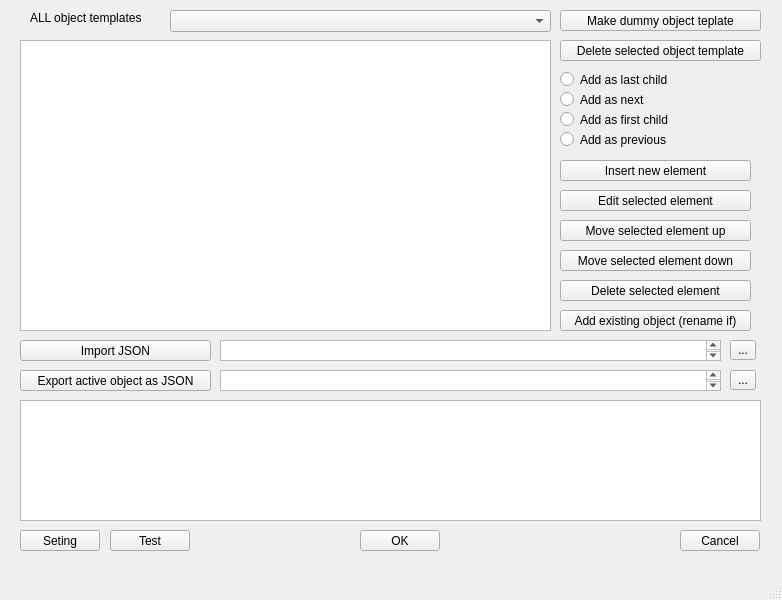
<?xml version="1.0" encoding="UTF-8"?>
<ui version="4.0">
 <class>JSON</class>
 <widget class="QMainWindow" name="JSON">
  <property name="geometry">
   <rect>
    <x>0</x>
    <y>0</y>
    <width>782</width>
    <height>600</height>
   </rect>
  </property>
  <property name="windowTitle">
   <string>JSON</string>
  </property>
  <widget class="QWidget" name="centralwidget">
   <widget class="QListView" name="listView">
    <property name="geometry">
     <rect>
      <x>20</x>
      <y>40</y>
      <width>531</width>
      <height>291</height>
     </rect>
    </property>
   </widget>
   <widget class="QLabel" name="label">
    <property name="geometry">
     <rect>
      <x>30</x>
      <y>10</y>
      <width>141</width>
      <height>16</height>
     </rect>
    </property>
    <property name="text">
     <string>ALL object templates</string>
    </property>
   </widget>
   <widget class="QListView" name="listView_2">
    <property name="geometry">
     <rect>
      <x>20</x>
      <y>400</y>
      <width>741</width>
      <height>121</height>
     </rect>
    </property>
   </widget>
   <widget class="QPushButton" name="pushButton">
    <property name="geometry">
     <rect>
      <x>560</x>
      <y>10</y>
      <width>201</width>
      <height>21</height>
     </rect>
    </property>
    <property name="text">
     <string>Make dummy object teplate</string>
    </property>
   </widget>
   <widget class="QPushButton" name="pushButton_2">
    <property name="geometry">
     <rect>
      <x>560</x>
      <y>40</y>
      <width>201</width>
      <height>21</height>
     </rect>
    </property>
    <property name="text">
     <string>Delete selected object template</string>
    </property>
   </widget>
   <widget class="QPushButton" name="pushButton_3">
    <property name="geometry">
     <rect>
      <x>560</x>
      <y>160</y>
      <width>191</width>
      <height>21</height>
     </rect>
    </property>
    <property name="text">
     <string>Insert new element</string>
    </property>
   </widget>
   <widget class="QPushButton" name="pushButton_4">
    <property name="geometry">
     <rect>
      <x>560</x>
      <y>190</y>
      <width>191</width>
      <height>21</height>
     </rect>
    </property>
    <property name="text">
     <string>Edit selected element</string>
    </property>
   </widget>
   <widget class="QPushButton" name="pushButton_5">
    <property name="geometry">
     <rect>
      <x>560</x>
      <y>220</y>
      <width>191</width>
      <height>21</height>
     </rect>
    </property>
    <property name="text">
     <string>Move selected element up</string>
    </property>
   </widget>
   <widget class="QPushButton" name="pushButton_6">
    <property name="geometry">
     <rect>
      <x>560</x>
      <y>250</y>
      <width>191</width>
      <height>21</height>
     </rect>
    </property>
    <property name="text">
     <string>Move selected element down</string>
    </property>
   </widget>
   <widget class="QPushButton" name="pushButton_7">
    <property name="geometry">
     <rect>
      <x>560</x>
      <y>280</y>
      <width>191</width>
      <height>21</height>
     </rect>
    </property>
    <property name="text">
     <string>Delete selected element</string>
    </property>
   </widget>
   <widget class="QPushButton" name="pushButton_8">
    <property name="geometry">
     <rect>
      <x>560</x>
      <y>310</y>
      <width>191</width>
      <height>21</height>
     </rect>
    </property>
    <property name="text">
     <string>Add existing object (rename if)</string>
    </property>
   </widget>
   <widget class="QPushButton" name="pushButton_9">
    <property name="geometry">
     <rect>
      <x>20</x>
      <y>340</y>
      <width>191</width>
      <height>21</height>
     </rect>
    </property>
    <property name="text">
     <string>Import JSON</string>
    </property>
   </widget>
   <widget class="QPushButton" name="pushButton_10">
    <property name="geometry">
     <rect>
      <x>20</x>
      <y>370</y>
      <width>191</width>
      <height>21</height>
     </rect>
    </property>
    <property name="text">
     <string>Export active object as JSON</string>
    </property>
   </widget>
   <widget class="QPushButton" name="pushButton_11">
    <property name="geometry">
     <rect>
      <x>20</x>
      <y>530</y>
      <width>80</width>
      <height>21</height>
     </rect>
    </property>
    <property name="text">
     <string>Seting</string>
    </property>
   </widget>
   <widget class="QPushButton" name="pushButton_12">
    <property name="geometry">
     <rect>
      <x>110</x>
      <y>530</y>
      <width>80</width>
      <height>21</height>
     </rect>
    </property>
    <property name="text">
     <string>Test</string>
    </property>
   </widget>
   <widget class="QPushButton" name="pushButton_13">
    <property name="geometry">
     <rect>
      <x>360</x>
      <y>530</y>
      <width>80</width>
      <height>21</height>
     </rect>
    </property>
    <property name="text">
     <string>OK</string>
    </property>
   </widget>
   <widget class="QComboBox" name="comboBox">
    <property name="geometry">
     <rect>
      <x>170</x>
      <y>10</y>
      <width>381</width>
      <height>22</height>
     </rect>
    </property>
   </widget>
   <widget class="QPushButton" name="pushButton_14">
    <property name="geometry">
     <rect>
      <x>680</x>
      <y>530</y>
      <width>80</width>
      <height>21</height>
     </rect>
    </property>
    <property name="text">
     <string>Cancel</string>
    </property>
   </widget>
   <widget class="QRadioButton" name="radioButton">
    <property name="geometry">
     <rect>
      <x>560</x>
      <y>70</y>
      <width>151</width>
      <height>19</height>
     </rect>
    </property>
    <property name="text">
     <string>Add as last child</string>
    </property>
   </widget>
   <widget class="QRadioButton" name="radioButton_2">
    <property name="geometry">
     <rect>
      <x>560</x>
      <y>90</y>
      <width>84</width>
      <height>19</height>
     </rect>
    </property>
    <property name="text">
     <string>Add as next</string>
    </property>
   </widget>
   <widget class="QRadioButton" name="radioButton_3">
    <property name="geometry">
     <rect>
      <x>560</x>
      <y>110</y>
      <width>131</width>
      <height>19</height>
     </rect>
    </property>
    <property name="text">
     <string>Add as first child</string>
    </property>
   </widget>
   <widget class="QRadioButton" name="radioButton_4">
    <property name="geometry">
     <rect>
      <x>560</x>
      <y>130</y>
      <width>111</width>
      <height>19</height>
     </rect>
    </property>
    <property name="text">
     <string>Add as previous</string>
    </property>
   </widget>
   <widget class="QTextEdit" name="textEdit">
    <property name="geometry">
     <rect>
      <x>220</x>
      <y>340</y>
      <width>501</width>
      <height>21</height>
     </rect>
    </property>
   </widget>
   <widget class="QTextEdit" name="textEdit_2">
    <property name="geometry">
     <rect>
      <x>220</x>
      <y>370</y>
      <width>501</width>
      <height>21</height>
     </rect>
    </property>
   </widget>
   <widget class="QToolButton" name="toolButton">
    <property name="geometry">
     <rect>
      <x>730</x>
      <y>340</y>
      <width>26</width>
      <height>20</height>
     </rect>
    </property>
    <property name="text">
     <string>...</string>
    </property>
   </widget>
   <widget class="QToolButton" name="toolButton_2">
    <property name="geometry">
     <rect>
      <x>730</x>
      <y>370</y>
      <width>26</width>
      <height>20</height>
     </rect>
    </property>
    <property name="text">
     <string>...</string>
    </property>
   </widget>
  </widget>
  <widget class="QMenuBar" name="menubar">
   <property name="geometry">
    <rect>
     <x>0</x>
     <y>0</y>
     <width>782</width>
     <height>20</height>
    </rect>
   </property>
  </widget>
  <widget class="QStatusBar" name="statusbar"/>
 </widget>
 <resources/>
 <connections/>
</ui>
